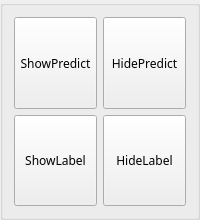
       <widget class="QGroupBox" name="groupBoxView">
        <property name="minimumSize">
         <size>
          <width>0</width>
          <height>220</height>
         </size>
        </property>
        <property name="title">
         <string/>
        </property>
        <layout class="QGridLayout" name="gridLayout">
         <item row="3" column="1">
          <widget class="QPushButton" name="HideLabel">
           <property name="sizePolicy">
            <sizepolicy hsizetype="Minimum" vsizetype="Preferred">
             <horstretch>0</horstretch>
             <verstretch>0</verstretch>
            </sizepolicy>
           </property>
           <property name="font">
            <font>
             <family>Fira Code</family>
            </font>
           </property>
           <property name="text">
            <string>HideLabel</string>
           </property>
          </widget>
         </item>
         <item row="2" column="1">
          <widget class="QPushButton" name="HidePredict">
           <property name="sizePolicy">
            <sizepolicy hsizetype="Minimum" vsizetype="Preferred">
             <horstretch>0</horstretch>
             <verstretch>0</verstretch>
            </sizepolicy>
           </property>
           <property name="font">
            <font>
             <family>Fira Code</family>
            </font>
           </property>
           <property name="text">
            <string>HidePredict</string>
           </property>
          </widget>
         </item>
         <item row="2" column="0">
          <widget class="QPushButton" name="ShowPredict">
           <property name="sizePolicy">
            <sizepolicy hsizetype="Minimum" vsizetype="Preferred">
             <horstretch>0</horstretch>
             <verstretch>0</verstretch>
            </sizepolicy>
           </property>
           <property name="font">
            <font>
             <family>Fira Code</family>
            </font>
           </property>
           <property name="text">
            <string>ShowPredict</string>
           </property>
          </widget>
         </item>
         <item row="3" column="0">
          <widget class="QPushButton" name="ShowLabel">
           <property name="sizePolicy">
            <sizepolicy hsizetype="Minimum" vsizetype="Preferred">
             <horstretch>0</horstretch>
             <verstretch>0</verstretch>
            </sizepolicy>
           </property>
           <property name="font">
            <font>
             <family>Fira Code</family>
            </font>
           </property>
           <property name="text">
            <string>ShowLabel</string>
           </property>
          </widget>
         </item>
        </layout>
       </widget>
